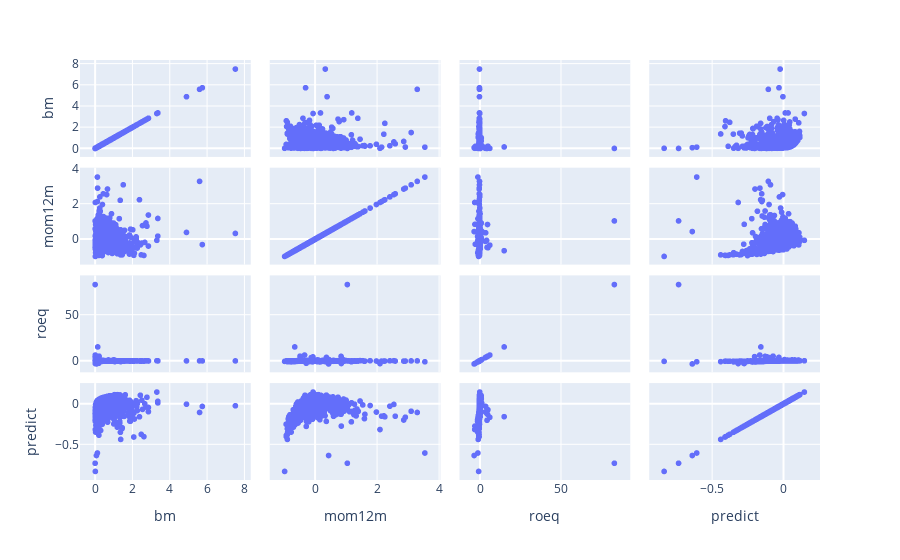

Here is the notebook cell this chart was saved with:
### Markdown cell above
#### Untransformed features

### Code cell
cd = np.empty(shape=(df.shape[0], 3, 1), dtype=float)
cd[:, 0] = df.bm.to_numpy().reshape(-1, 1)
cd[:, 1] = df.mom12m.to_numpy().reshape(-1, 1)
cd[:, 2] = df.roeq.to_numpy().reshape(-1, 1)
string = """
    %{text}<br>
    bm = %{customdata[0]:.2}<br>
    mom12m = %{customdata[1]:.2}<br>
    roeq = %{customdata[2]:.2}<extra></extra>
    """
    
fig = px.scatter_matrix(df[["bm", "mom12m", "roeq", "predict"]])
fig.update_traces(
    text=df.index.to_list(),
    customdata=cd,
    hovertemplate=string,
)
fig.show()

### Figure 1 — Plotly figure (JSON) as saved in the notebook; plotly's stock layout.template omitted (floating-point values rounded to 4 significant figures; data arrays with more than 128 entries replaced by an {"elided": "..."} marker saying what was removed)
{"data": [{"customdata": {"elided": "1886x3x1 float values"}, "dimensions": [{"axis": {"matches": true}, "label": "bm", "values": {"elided": "1886 float values"}}, {"axis": {"matches": true}, "label": "mom12m", "values": {"elided": "1886 float values"}}, {"axis": {"matches": true}, "label": "roeq", "values": {"elided": "1886 float values"}}, {"axis": {"matches": true}, "label": "predict", "values": {"elided": "1886 float values"}}], "hovertemplate": "\n    %{text}<br>\n    bm = %{customdata[0]:.2}<br>\n    mom12m = %{customdata[1]:.2}<br>\n    roeq = %{customdata[2]:.2}<extra></extra>\n    ", "legendgroup": "", "marker": {"color": "#636efa", "symbol": "circle"}, "name": "", "showlegend": false, "text": {"elided": "1886 str values"}, "type": "splom"}], "layout": {"dragmode": "select", "legend": {"tracegroupgap": 0}, "margin": {"t": 60}}}
